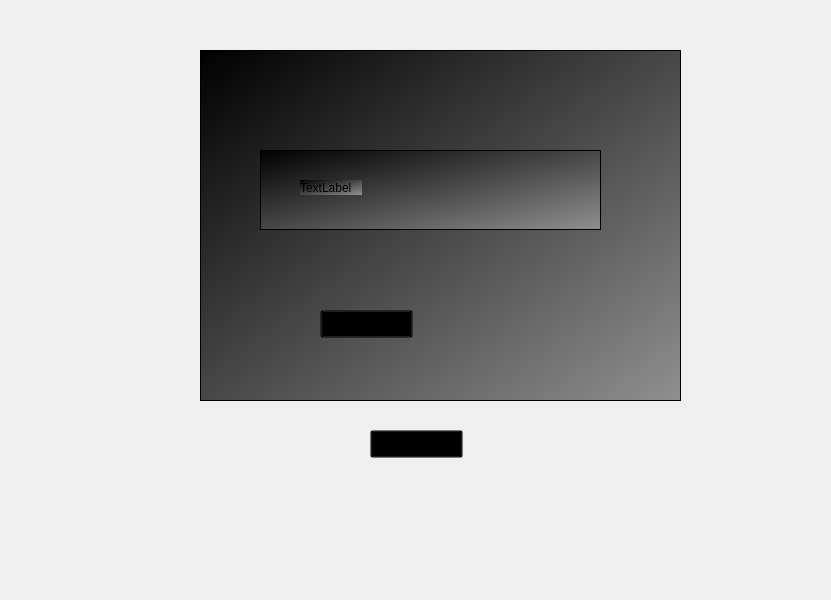
<?xml version="1.0" encoding="UTF-8"?>
<ui version="4.0">
 <class>MainWindow</class>
 <widget class="QMainWindow" name="MainWindow">
  <property name="geometry">
   <rect>
    <x>0</x>
    <y>0</y>
    <width>831</width>
    <height>600</height>
   </rect>
  </property>
  <property name="windowTitle">
   <string>MainWindow</string>
  </property>
  <property name="styleSheet">
   <string notr="true">border-color: rgb(0, 0, 0);</string>
  </property>
  <widget class="QWidget" name="centralwidget">
   <widget class="QFrame" name="frame">
    <property name="geometry">
     <rect>
      <x>200</x>
      <y>50</y>
      <width>481</width>
      <height>351</height>
     </rect>
    </property>
    <property name="styleSheet">
     <string notr="true">background: qlineargradient(spread:pad, x1:0, y1:0, x2:1, y2:1, stop:0 rgba(0, 0, 0, 255), stop:1 rgba(143, 143, 143, 255));</string>
    </property>
    <property name="frameShape">
     <enum>QFrame::StyledPanel</enum>
    </property>
    <property name="frameShadow">
     <enum>QFrame::Raised</enum>
    </property>
    <widget class="QPushButton" name="pushButton_2">
     <property name="geometry">
      <rect>
       <x>120</x>
       <y>260</y>
       <width>93</width>
       <height>28</height>
      </rect>
     </property>
     <property name="styleSheet">
      <string notr="true">background : transparent</string>
     </property>
     <property name="text">
      <string/>
     </property>
    </widget>
    <widget class="QPushButton" name="pushButton_6">
     <property name="geometry">
      <rect>
       <x>80</x>
       <y>130</y>
       <width>93</width>
       <height>28</height>
      </rect>
     </property>
     <property name="styleSheet">
      <string notr="true">QPushButton{
	background: none;
	border-radius: 5px;
}
QPushButton:hover{
	background-color: rgb(0, 92, 157);
	border-radius: 5px;
}</string>
     </property>
     <property name="text">
      <string/>
     </property>
    </widget>
    <widget class="QFrame" name="frame_3">
     <property name="geometry">
      <rect>
       <x>60</x>
       <y>100</y>
       <width>341</width>
       <height>80</height>
      </rect>
     </property>
     <property name="frameShape">
      <enum>QFrame::StyledPanel</enum>
     </property>
     <property name="frameShadow">
      <enum>QFrame::Raised</enum>
     </property>
     <widget class="QLabel" name="label">
      <property name="geometry">
       <rect>
        <x>40</x>
        <y>30</y>
        <width>62</width>
        <height>15</height>
       </rect>
      </property>
      <property name="text">
       <string>TextLabel</string>
      </property>
     </widget>
    </widget>
   </widget>
   <widget class="QPushButton" name="pushButton">
    <property name="geometry">
     <rect>
      <x>370</x>
      <y>430</y>
      <width>93</width>
      <height>28</height>
     </rect>
    </property>
    <property name="styleSheet">
     <string notr="true">background : transparent


</string>
    </property>
    <property name="text">
     <string/>
    </property>
   </widget>
  </widget>
 </widget>
 <resources>
  <include location="binary_clock_icons.qrc"/>
 </resources>
 <connections/>
</ui>
